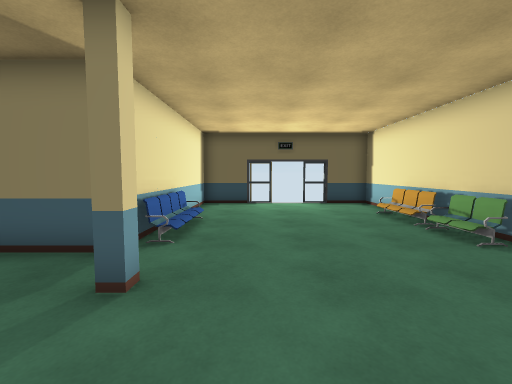
[1] (above)

16 first-person views from a walk through a scene from a Unity 3-D project. The camera is 1.4 m above the floor, tilts 4° down and sees 90° across. Doors are open. The floor is counted in squares, 1 m on a side. Each view is taken from the middle of a square. On the plan, view 1 faces up. The plan holds only what a view shows up to about 13 squares ahead; the rest is blank. Some animated figures are not drawn.

[2]
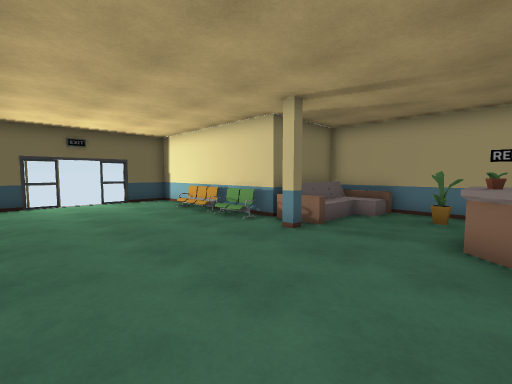

[3]
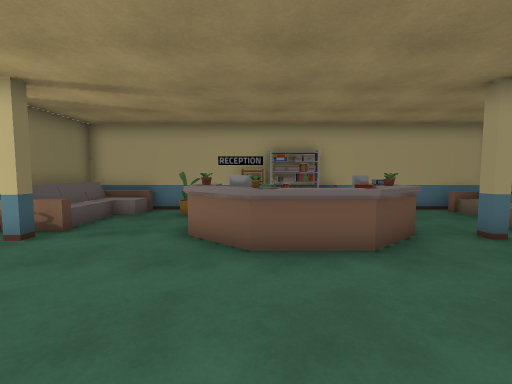

[4]
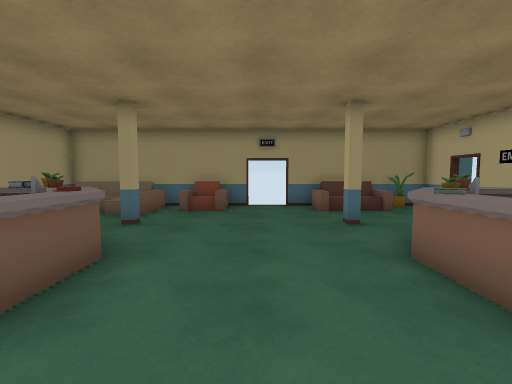

[5]
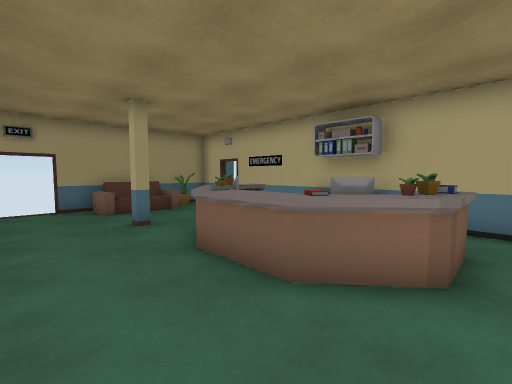

[6]
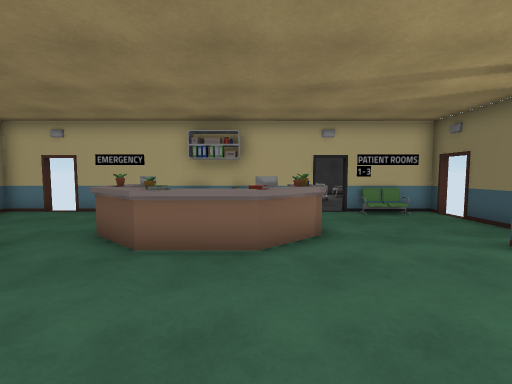

[7]
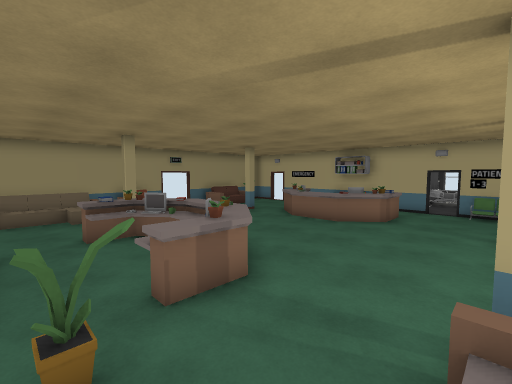

[8]
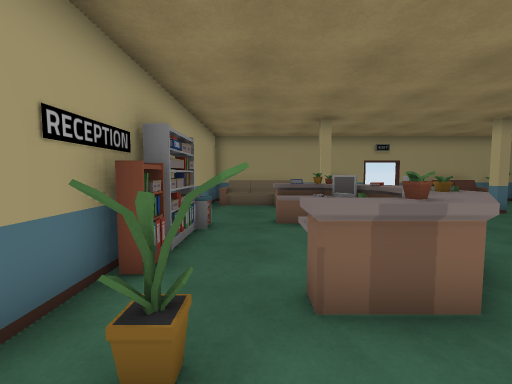

[9]
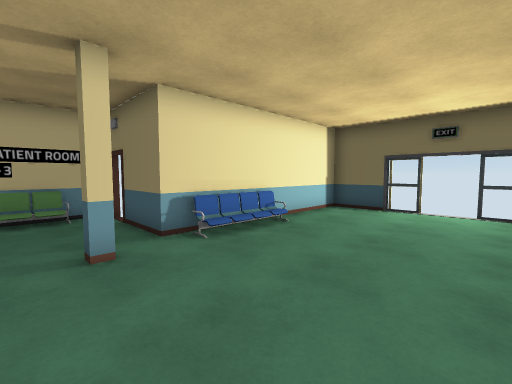

[10]
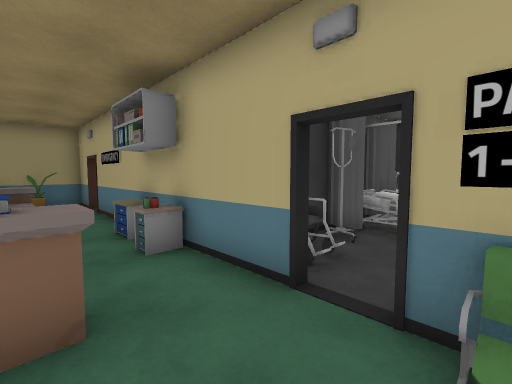

[11]
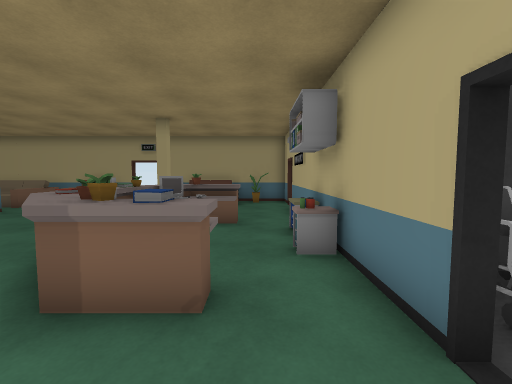

[12]
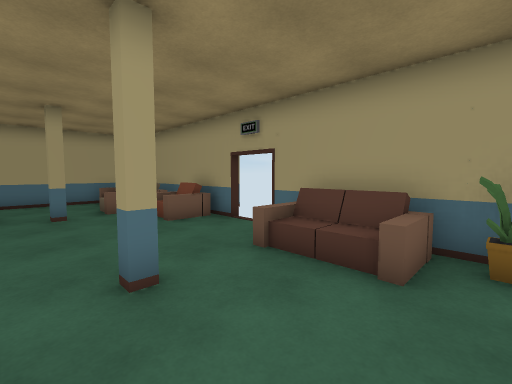

[13]
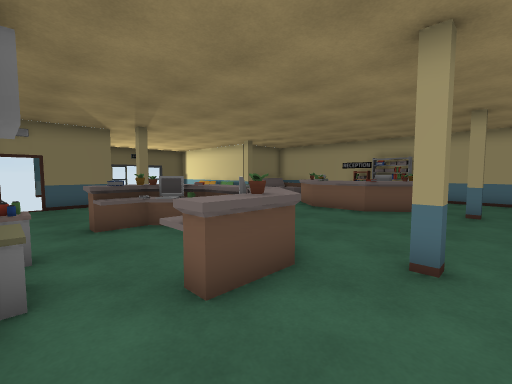

[14]
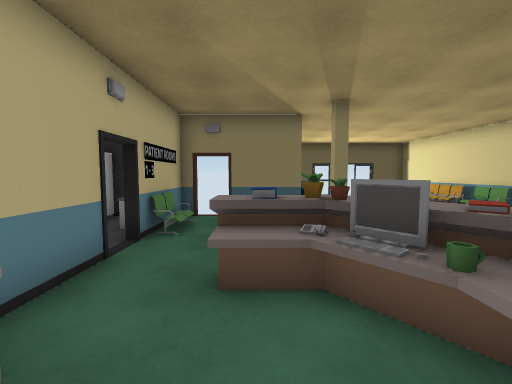

[15]
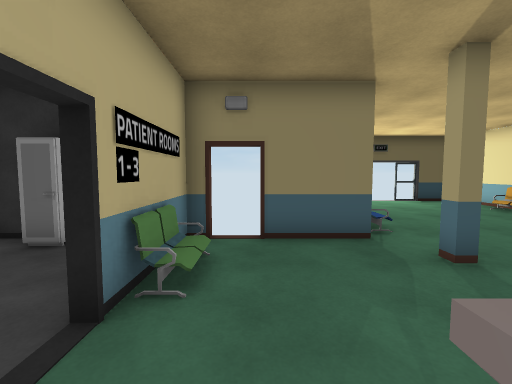

[16]
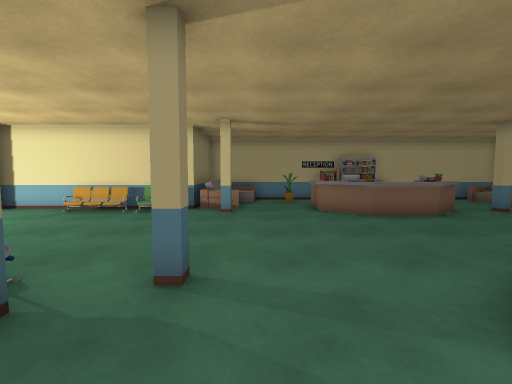

### Floor plan
Key: @ floor where view 1 was taken; # wall or solid block; . main floor; : floor 0.5 m higher than the main floor; + floor 0.75 m higher than the main floor; / step, stairs or slope; D open door; v drop or lower ground; C chair; P pillar; S sofa; T table; F flower; H shelf; U counter; O other object.
Columns run from 9 left of view 1 to 9 right of it. Each row starts with its distance up from view 1.
 13         #    #
 12       ###....##
 11       #.......#
 10       #.......#
  9       #.......#
  8       #/......#
  7       #/......C
  6       #/......C
  5 ###DD##C......#####
  4 H  ........... SSS#
  3  .HO...P.....P///:#
  2  . C............./#
  1  .DD..............#
  0  CDD.....@....TT.F#
 -1 UC#..TTT.....TTT..#
 -2   #H.TTT.....TT...H
 -3   #H..TT.....TT...H
 -4   #H..TT.....TT...#
 -5   #H.TTT.....TTT.HH
 -6   #..TT.......TT..#
 -7   #....P......P...#
 -8   #...............#
 -9   DD..........vO..#
-10   DD.+::....OSvSSS#
-11   ####SS#DD#S######

Where each view was taken, in squares from view 1:
view 1: 0 up, 0 right, facing up
view 2: 1 down, 1 left, facing up-right
view 3: 2 down, 1 left, facing right
view 4: 0 up, 1 right, facing down
view 5: 0 up, 1 right, facing down-left
view 6: 2 down, 3 right, facing left
view 7: 3 up, 8 right, facing down-left
view 8: 2 up, 7 right, facing down
view 9: 2 up, 3 right, facing up-left
view 10: 2 up, 4 left, facing down-left
view 11: 2 up, 5 left, facing down
view 12: 6 down, 5 left, facing down-right
view 13: 8 down, 6 left, facing up-right
view 14: 4 down, 4 left, facing up
view 15: 1 down, 5 left, facing up
view 16: 2 up, 5 left, facing right
